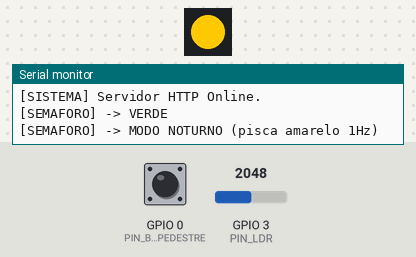
A sketch run on a simulated ESP32. Shown: 1 RGB LEDs in strip order, left to right, the last lines printed to the serial monitor. Inputs (shaded band) come from the test bench; at power-on: GPIO 3 (PIN_LDR) = 2048, GPIO 0 (PIN_BOTAO_PEDESTRE) HIGH (analog values on the 0–4095 scale).

Above: at 2.2 s.
2.3 s: GPIO 3 (PIN_LDR) set to 1960
At 4.2 s:
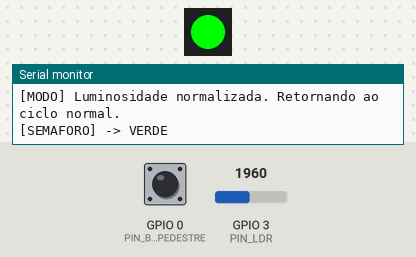
4.5 s: GPIO 0 (PIN_BOTAO_PEDESTRE) pulled LOW for 0.15 s
At 7.0 s:
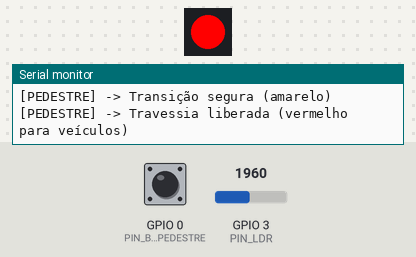
12.7 s: GPIO 3 (PIN_LDR) set to 2040
At 13.78 s:
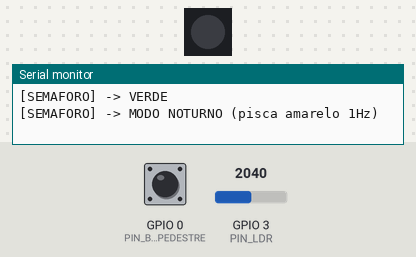
Timing chart, 0 to 21.2 s (numbered marks = the images above; inputs shaded):
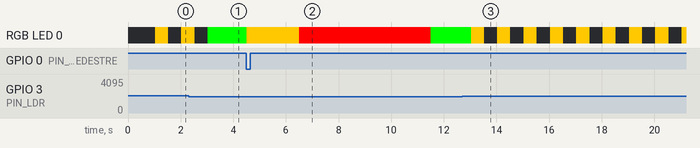

The sketch:

semaforo.ino
```cpp
#include <WiFi.h>
#include <WebServer.h>
#include <Adafruit_NeoPixel.h> // Adicionado para suporte ao NeoPixel

const char* ssid     = "toner";
const char* password = "toner123";

WebServer server(80);

const int PIN_LDR = 3;
const int PIN_BOTAO_PEDESTRE = 0;

// Configuração do NeoPixel
#define RGB_LED_PIN 8
Adafruit_NeoPixel pixels(1, RGB_LED_PIN, NEO_GRB + NEO_KHZ800);

const int LIMIAR_BAIXA_LUZ = 2000;

const unsigned long TEMPO_VERDE    = 5000;
const unsigned long TEMPO_AMARELO  = 2000;
const unsigned long TEMPO_VERMELHO = 5000;
const unsigned long NOTURNO_SEMI_PERIODO = 500;
const unsigned long TEMPO_TRAVESSIA = 5000;
const unsigned long INTERVALO_LDR = 1000;

volatile int leituraLDR = 0;
unsigned long ultimaLeituraMs = 0;

// Interrupt debounce flag and timer
volatile bool pedestreSolicitado = false;
volatile unsigned long ultimoDebounceMs = 0;
const unsigned long JANELA_DEBOUNCE = 200;

enum EstadoSemaforo {
  VERDE,
  AMARELO,
  VERMELHO,
  NOTURNO,
  PEDESTRE_TRANSICAO,
  PEDESTRE_VERMELHO
};

EstadoSemaforo estadoAtual    = VERDE;
EstadoSemaforo estadoAnterior = VERDE;

unsigned long inicioEstadoMs  = 0;
unsigned long ultimoPiscaMs   = 0;
bool piscaLigado              = false;
bool travessiaEmAndamento     = false;

// Pedestrian Button ISR (Hardware interrupt on FALLING edge)
void IRAM_ATTR isrBotaoPedestre() {
  unsigned long agora = millis();
  // Software debounce
  if (agora - ultimoDebounceMs >= JANELA_DEBOUNCE) {
    pedestreSolicitado = true;
    ultimoDebounceMs = agora;
  }
}

// Controle do NeoPixel
void ledApagar() {
  pixels.setPixelColor(0, pixels.Color(0, 0, 0));
  pixels.show();
}

void ledVerde() {
  pixels.setPixelColor(0, pixels.Color(0, 255, 0));
  pixels.show();
}

void ledAmarelo() {
  pixels.setPixelColor(0, pixels.Color(255, 200, 0)); // Ajustado para um tom de amarelo mais realista
  pixels.show();
}

void ledVermelho() {
  pixels.setPixelColor(0, pixels.Color(255, 0, 0));
  pixels.show();
}

void transitarPara(EstadoSemaforo novoEstado) {
  estadoAtual = novoEstado;
  inicioEstadoMs = millis();

  switch (novoEstado) {
    case VERDE:
      ledVerde();
      travessiaEmAndamento = false;
      Serial.println("[SEMAFORO] -> VERDE");
      break;
    case AMARELO:
      ledAmarelo();
      Serial.println("[SEMAFORO] -> AMARELO");
      break;
    case VERMELHO:
      ledVermelho();
      Serial.println("[SEMAFORO] -> VERMELHO");
      break;
    case NOTURNO:
      ledAmarelo();
      piscaLigado = true;
      ultimoPiscaMs = millis();
      Serial.println("[SEMAFORO] -> MODO NOTURNO (pisca amarelo 1Hz)");
      break;
    case PEDESTRE_TRANSICAO:
      ledAmarelo();
      travessiaEmAndamento = true;
      Serial.println("[PEDESTRE] -> Transição segura (amarelo)");
      break;
    case PEDESTRE_VERMELHO:
      ledVermelho();
      Serial.println("[PEDESTRE] -> Travessia liberada (vermelho para veículos)");
      break;
  }
}

void handleRoot() {
  Serial.println("\n[WEB] Usuário acessou a página principal (/)");

  String html = "<!DOCTYPE html><html><head>";
  html += "<meta charset='UTF-8'>";
  html += "<meta name='viewport' content='width=device-width, initial-scale=1.0'>";
  html += "<title>ESP32 - Semáforo Inteligente</title>";
  html += "<style>";
  html += "* { box-sizing: border-box; margin: 0; padding: 0; }";
  html += "body { font-family: 'Segoe UI', Arial, sans-serif; background: #1a1a2e; color: #e0e0e0; min-height: 100vh; display: flex; flex-direction: column; align-items: center; padding: 30px 15px; }";
  html += "h1 { color: #00d4ff; font-size: 1.5em; margin-bottom: 25px; text-shadow: 0 0 10px rgba(0,212,255,0.3); }";
  html += ".card { background: #16213e; border-radius: 16px; padding: 25px; margin: 10px 0; width: 90%; max-width: 420px; box-shadow: 0 4px 20px rgba(0,0,0,0.4); border: 1px solid #0f3460; }";
  html += ".card h2 { font-size: 1em; color: #a0a0d0; margin-bottom: 15px; }";
  html += ".semaforo { display: flex; flex-direction: column; align-items: center; gap: 8px; padding: 15px; background: #111; border-radius: 12px; width: 80px; margin: 0 auto 15px; }";
  html += ".luz { width: 50px; height: 50px; border-radius: 50%; border: 2px solid #333; transition: all 0.4s ease; }";
  html += ".luz.off { background: #222; }";
  html += ".luz.vermelho { background: #e5383b; box-shadow: 0 0 20px #e5383b; }";
  html += ".luz.amarelo { background: #ffc300; box-shadow: 0 0 20px #ffc300; }";
  html += ".luz.verde { background: #52b788; box-shadow: 0 0 20px #52b788; }";
  html += ".ldr-value { font-size: 2.5em; font-weight: bold; color: #00d4ff; text-align: center; }";
  html += ".ldr-bar { width: 100%; height: 10px; background: #0f3460; border-radius: 5px; margin-top: 10px; overflow: hidden; }";
  html += ".ldr-fill { height: 100%; border-radius: 5px; transition: width 0.5s ease, background 0.5s ease; }";
  html += ".status { text-align: center; font-size: 1.1em; padding: 10px; border-radius: 8px; margin-top: 10px; font-weight: bold; }";
  html += ".status.normal { background: #1b4332; color: #52b788; }";
  html += ".status.noturno { background: #433500; color: #ffc300; animation: pulse 1s infinite; }";
  html += ".status.pedestre { background: #1b3a5c; color: #74b9ff; }";
  html += "@keyframes pulse { 0%,100%{ opacity:1; } 50%{ opacity:0.6; } }";
  html += ".info { font-size: 0.8em; color: #7a7aaa; margin-top: 8px; text-align: center; }";
  html += "</style></head><body>";
  html += "<h1>&#128678; Semáforo Inteligente</h1>";
  html += "<div class='card'>";
  html += "<h2>&#128306; Semáforo</h2>";
  html += "<div class='semaforo'>";
  html += "<div class='luz off' id='luzR'></div>";
  html += "<div class='luz off' id='luzA'></div>";
  html += "<div class='luz off' id='luzV'></div>";
  html += "</div>";
  html += "<div class='status normal' id='sysStatus'>Carregando...</div>";
  html += "</div>";
  html += "<div class='card'>";
  html += "<h2>&#9728;&#65039; Luminosidade (LDR)</h2>";
  html += "<div class='ldr-value' id='ldrVal'>---</div>";
  html += "<div class='ldr-bar'><div class='ldr-fill' id='ldrBar' style='width:0%;background:#00d4ff;'></div></div>";
  html += "<div class='info'>ADC 12 bits (0–4095) | Limiar noturno: " + String(LIMIAR_BAIXA_LUZ) + "</div>";
  html += "</div>";
  html += "<script>";
  html += "function att() {";
  html += "  fetch('/dados').then(r=>r.json()).then(d=>{";
  html += "    document.getElementById('ldrVal').textContent=d.ldr;";
  html += "    var p=(d.ldr/4095*100).toFixed(1);";
  html += "    var b=document.getElementById('ldrBar');";
  html += "    b.style.width=p+'%';";
  html += "    b.style.background=d.ldr>" + String(LIMIAR_BAIXA_LUZ) + "?'#ffc300':'#00d4ff';";
  html += "    var R=document.getElementById('luzR');";
  html += "    var A=document.getElementById('luzA');";
  html += "    var V=document.getElementById('luzV');";
  html += "    R.className='luz '+(d.cor=='vermelho'?'vermelho':'off');";
  html += "    A.className='luz '+(d.cor=='amarelo'?'amarelo':'off');";
  html += "    V.className='luz '+(d.cor=='verde'?'verde':'off');";
  html += "    var st=document.getElementById('sysStatus');";
  html += "    if(d.estado=='NOTURNO'){st.textContent='\\uD83C\\uDF19 Modo Noturno';st.className='status noturno';}";
  html += "    else if(d.estado=='PEDESTRE_TRANSICAO'||d.estado=='PEDESTRE_VERMELHO'){st.textContent='\\uD83D\\uDEB6 Travessia de Pedestres';st.className='status pedestre';}";
  html += "    else{st.textContent='\\u2705 Ciclo Normal ('+d.estado+')';st.className='status normal';}";
  html += "  }).catch(e=>{console.error(e);});";
  html += "}";
  html += "att(); setInterval(att,500);";
  html += "</script>";
  html += "</body></html>";
  server.send(200, "text/html", html);
}

void handleDados() {
  String estado;
  switch (estadoAtual) {
    case VERDE:               estado = "VERDE";               break;
    case AMARELO:             estado = "AMARELO";             break;
    case VERMELHO:            estado = "VERMELHO";            break;
    case NOTURNO:             estado = "NOTURNO";             break;
    case PEDESTRE_TRANSICAO:  estado = "PEDESTRE_TRANSICAO";  break;
    case PEDESTRE_VERMELHO:   estado = "PEDESTRE_VERMELHO";   break;
  }

  String cor = "apagado";
  switch (estadoAtual) {
    case VERDE:              cor = "verde";    break;
    case AMARELO:            cor = "amarelo";  break;
    case VERMELHO:           cor = "vermelho"; break;
    case PEDESTRE_TRANSICAO: cor = "amarelo";  break;
    case PEDESTRE_VERMELHO:  cor = "vermelho"; break;
    case NOTURNO:
      cor = piscaLigado ? "amarelo" : "apagado";
      break;
  }

  String json = "{";
  json += "\"ldr\":" + String(leituraLDR) + ",";
  json += "\"estado\":\"" + estado + "\",";
  json += "\"cor\":\"" + cor + "\"";
  json += "}";

  server.send(200, "application/json", json);
}

void setup() {
  Serial.begin(115200);
  delay(1000);
  Serial.println("\n=============================================");
  Serial.println("--- BOOT: SEMAFORO INTELIGENTE ESP32 ---");
  Serial.println("=============================================");

  // Inicializa o NeoPixel
  pixels.begin();
  pixels.clear();
  ledApagar();
  Serial.println("[SETUP] NeoPixel configurado.");

  analogReadResolution(12);
  Serial.print("[SETUP] LDR no pino ADC "); Serial.println(PIN_LDR);

  pinMode(PIN_BOTAO_PEDESTRE, INPUT_PULLUP);
  attachInterrupt(digitalPinToInterrupt(PIN_BOTAO_PEDESTRE), isrBotaoPedestre, FALLING);
  Serial.print("[SETUP] Botão pedestre no pino ");
  Serial.print(PIN_BOTAO_PEDESTRE);
  Serial.println(" (interrupção FALLING, pull-up interno).");

  Serial.print("[REDE] Criando Hotspot: "); Serial.println(ssid);
  WiFi.softAP(ssid, password);
  IPAddress IP = WiFi.softAPIP();
  Serial.print("[REDE] IP do Dashboard: "); Serial.println(IP);

  server.on("/",      HTTP_GET, handleRoot);
  server.on("/dados", HTTP_GET, handleDados);
  server.begin();
  Serial.println("[SISTEMA] Servidor HTTP Online.\n");

  transitarPara(VERDE);
}

void loop() {
  unsigned long agora = millis();

  // Non-blocking LDR reading
  if (agora - ultimaLeituraMs >= INTERVALO_LDR) {
    ultimaLeituraMs = agora;
    leituraLDR = analogRead(PIN_LDR);
  }

  bool baixaLuz = (leituraLDR > LIMIAR_BAIXA_LUZ);

  if (baixaLuz && estadoAtual != NOTURNO
               && estadoAtual != PEDESTRE_TRANSICAO
               && estadoAtual != PEDESTRE_VERMELHO) {
    estadoAnterior = estadoAtual;
    transitarPara(NOTURNO);
  }

  if (!baixaLuz && estadoAtual == NOTURNO) {
    Serial.println("[MODO] Luminosidade normalizada. Retornando ao ciclo normal.");
    transitarPara(VERDE);
  }

  // Handle pedestrian request flag
  if (pedestreSolicitado) {
    pedestreSolicitado = false;

    if (!travessiaEmAndamento) {
      Serial.println("[PEDESTRE] Solicitação de travessia recebida!");

      switch (estadoAtual) {
        case VERDE:
          transitarPara(PEDESTRE_TRANSICAO);
          break;
        case AMARELO:
          transitarPara(PEDESTRE_VERMELHO);
          break;
        case VERMELHO:
          transitarPara(PEDESTRE_VERMELHO);
          break;
        case NOTURNO:
          Serial.println("[PEDESTRE] Modo noturno ativo. Travessia ignorada.");
          break;
        default:
          break;
      }
    } else {
      Serial.println("[PEDESTRE] Travessia já em andamento, ignorando.");
    }
  }

  unsigned long tempoNoEstado = agora - inicioEstadoMs;

  switch (estadoAtual) {
    case VERDE:
      if (tempoNoEstado >= TEMPO_VERDE) {
        transitarPara(AMARELO);
      }
      break;

    case AMARELO:
      if (tempoNoEstado >= TEMPO_AMARELO) {
        transitarPara(VERMELHO);
      }
      break;

    case VERMELHO:
      if (tempoNoEstado >= TEMPO_VERMELHO) {
        transitarPara(VERDE);
      }
      break;

    case NOTURNO:
      if (agora - ultimoPiscaMs >= NOTURNO_SEMI_PERIODO) {
        ultimoPiscaMs = agora;
        if (piscaLigado) {
          ledApagar();
          piscaLigado = false;
        } else {
          ledAmarelo();
          piscaLigado = true;
        }
      }
      break;

    case PEDESTRE_TRANSICAO:
      if (tempoNoEstado >= TEMPO_AMARELO) {
        transitarPara(PEDESTRE_VERMELHO);
      }
      break;

    case PEDESTRE_VERMELHO:
      if (tempoNoEstado >= TEMPO_TRAVESSIA) {
        Serial.println("[PEDESTRE] Travessia concluída. Retornando ao ciclo.");
        transitarPara(VERDE);
      }
      break;
  }

  server.handleClient();
}
```

Measured:
- the behaviour switches between 2001 and 2000 on GPIO 3 (PIN_LDR) (found by bisection; images 0 and 1)
